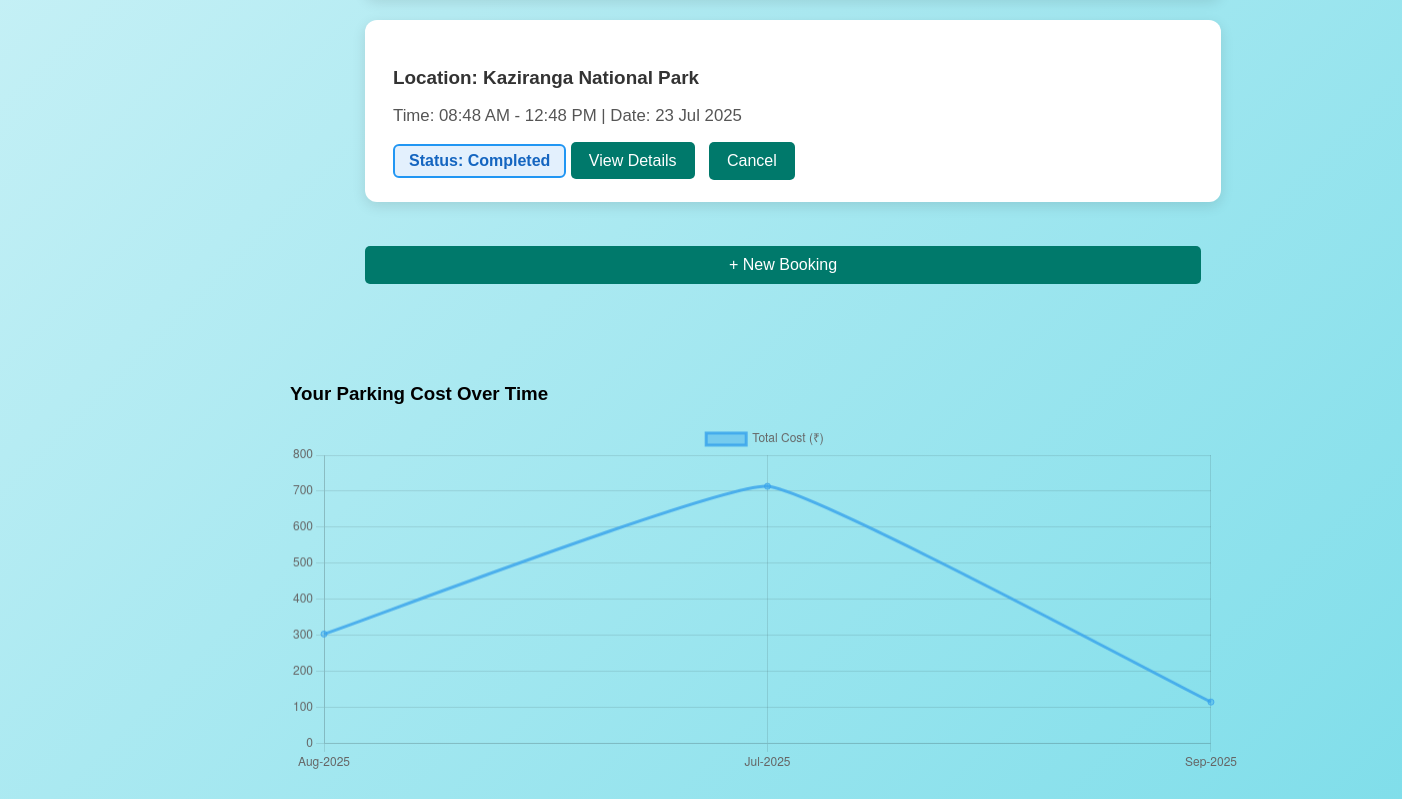
Page /user_bookings (signed in, lower part) on the earlier database version.
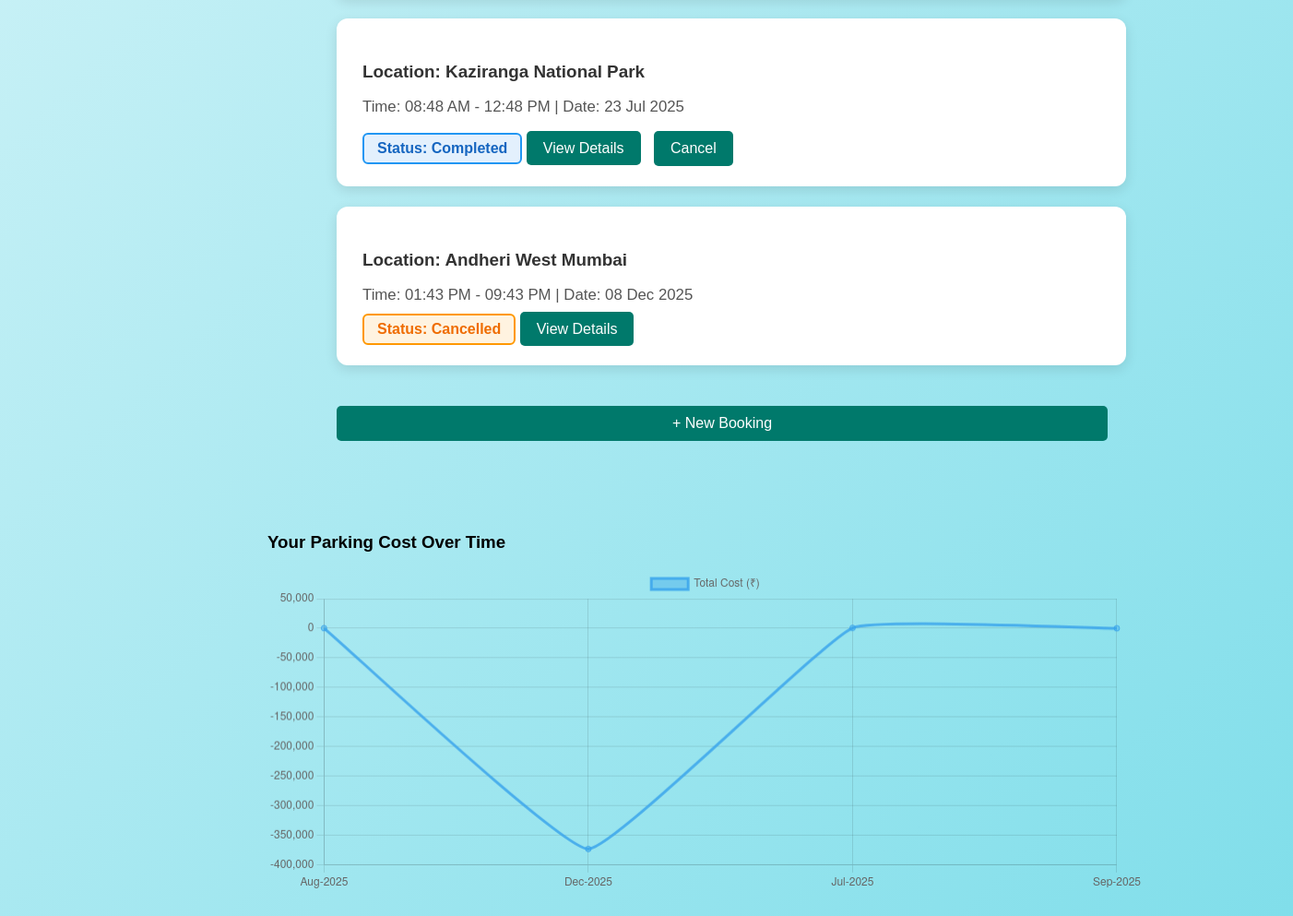
Same page on the later database version.
### models.py (models this page shows, shortened)
class Reservation(db.Model):
    id = db.Column(db.Integer, primary_key=True)
    spot_id = db.Column(db.Integer, db.ForeignKey('parking_spot.id'), nullable=False)
    user_id = db.Column(db.Integer, db.ForeignKey('user.id'), nullable=False)
    vehicle_id = db.Column(db.Integer, db.ForeignKey('vehicle.id'), nullable=True)
    parking_timestamp = db.Column(db.DateTime, default=datetime.utcnow)
    leaving_timestamp = db.Column(db.DateTime, nullable=True)
    cost_per_hour = db.Column(db.Float, nullable=False)
    total_cost = db.Column(db.Float, default=0.0)
    status = db.Column(db.String(20), default='Pending')

class ParkingLot(db.Model):
    id = db.Column(db.Integer, primary_key=True)
    prime_location_name = db.Column(db.String(150), nullable=False)
    price_per_hour = db.Column(db.Float, nullable=False)
    address = db.Column(db.String(200), nullable=False)
    pin_code = db.Column(db.String(12), nullable=False)
    max_spots = db.Column(db.Integer, nullable=False)
    spots = db.relationship('ParkingSpot', backref='lot', lazy=True)

### app.py (the view)
@app.route('/user_bookings')
@login_required
def user_bookings():
    user = User.query.get(session['user_id'])
    reservations = Reservation.query.filter_by(user_id=session['user_id']).all()
    lot_counts = {}
    for r in reservations:
        lot_name = r.spot.lot.prime_location_name
        lot_counts[lot_name] = lot_counts.get(lot_name, 0) + 1
    user_lot_names = list(lot_counts.keys())
    user_bookings_counts = list(lot_counts.values())
    cost_by_month = {}
    for r in reservations:
        if r.leaving_timestamp:
            month = r.parking_timestamp.strftime('%b-%Y')
            cost_by_month[month] = cost_by_month.get(month, 0) + (r.total_cost or 0)
    user_months = sorted(cost_by_month.keys())
    user_costs = [cost_by_month[month] for month in user_months]
    return render_template('user_bookings.html', reservations=reservations, now=datetime.utcnow(),
                           user=user, lot_counts=lot_counts, user_lot_names=user_lot_names,user_bookings_counts=user_bookings_counts, user_months=user_months, user_costs=user_costs)

### app.py (called while the page is built)
def login_required(f):
    @wraps(f)
    def decorated_function(*args, **kwargs):
        if 'user_id' not in session:
            flash('Please log in first', 'danger')
            return redirect(url_for('user_login'))
        return f(*args, **kwargs)
    return decorated_function

### templates/user_bookings.html (shortened to what this page needs)
<!DOCTYPE html>
<html lang="en">
<head>
</head>
<body>
  <div class="main-content">
    <div class="booking-list">
      {% if reservations and reservations|length > 0 %}
        {% for booking in reservations %}
          <div class="booking-card">
            <h4>Location: {{ booking.spot.lot.prime_location_name }}</h4>
            <p>
              Time: {{ booking.parking_timestamp.strftime('%I:%M %p') }}
              {% if booking.leaving_timestamp %}
                - {{ booking.leaving_timestamp.strftime('%I:%M %p') }}
              {% endif %}
              | Date: {{ booking.parking_timestamp.strftime('%d %b %Y') }}
            </p>
            {% if booking.status == "Rejected" %}
              <span class="status rejected-status">Status: Rejected</span>
            {% elif booking.status == "Cancelled" %}
              <span class="status cancelled-status">Status: Cancelled</span>
            {% elif booking.leaving_timestamp and booking.leaving_timestamp.date() < now.date() %}
              <span class="status completed-status">Status: Completed</span>
            {% else %}
              <span class="status confirmed-status">Status: Confirmed</span>
            {% endif %}
            <a class="btn" href="{{ url_for('book_status', booking_id=booking.id) }}">View Details</a>
            {% if booking.status not in ["Completed", "Cancelled", "Rejected"] %}
              <form action="{{ url_for('cancel_booking', booking_id=booking.id) }}" method="post" style="display:inline;">
                <button class="btn cancel-btn" type="submit" onclick="return confirm('Cancel this booking?');">Cancel</button>
              </form>
            {% endif %}
          </div>
        {% endfor %}
      {% else %}
        <p>No bookings found.</p>
      {% endif %}
    </div>
    <div class="new-booking">
      <a class="btn new-booking" href="{{ url_for('booking_process') }}">+ New Booking</a>
    </div>
  </div>
  <div class="chart-section">
    <h3>Your Parking Cost Over Time</h3>
    <canvas id="userCostLine" width="600" height="220"></canvas>
  </div>
  <script>
  const userMonths = {{ user_months|tojson }};
  const userCosts = {{ user_costs|tojson }};
  new Chart(document.getElementById('userCostLine').getContext('2d'), {
    type: 'line',
    data: {
        labels: userMonths,
        datasets: [{
            label: 'Total Cost (₹)',
            data: userCosts,
            fill: false,
            borderColor: 'rgba(54, 162, 235, 0.8)',
            backgroundColor: 'rgba(54, 162, 235, 0.4)',
            tension: 0.1
        }]
      },
      options: {
        responsive: true,
        plugins: {
            legend: { display: true }
        },
        scales: {
            y: { beginAtZero: true }
        }
      }
    });
  </script>
</body>
</html>

Differences in the rows shown:
added Reservation: spot.lot.prime_location_name "Andheri West Mumbai", parking_timestamp "01:43 PM", leaving_timestamp "09:43 PM", parking_timestamp "08 Dec 2025", status "Status: Cancelled"
Other differences:
chart data {{ user_costs|tojson }}: [304.21, 713.5999999999999, 115.83] → [304.21, -372736.0, 713.5999999999999, 115.83]
